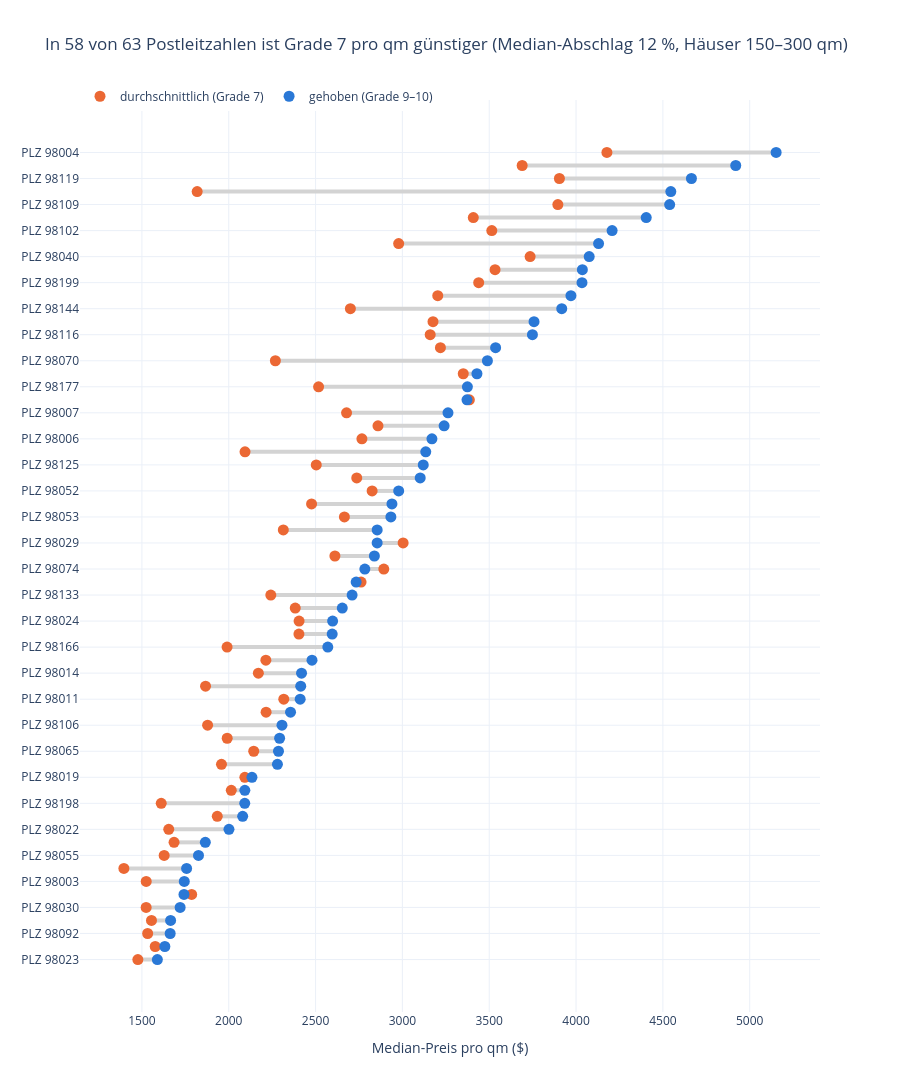

Notebook cell for this chart:
### Markdown cell above
---
## 8 · Fancy Visual: Preisvergleich je Postleitzahl
Für Häuser mit **150–300 qm** (die Größe, in der es beide Gruppen gibt) zeigt jede Zeile eine Postleitzahl: **orange = Grade 7, blau = gehoben**. Je länger die Verbindung, desto mehr spart man dort (interaktiv, auch als HTML in `output/`).

### Code cell
mittel = vergleich[vergleich["qm_living"].between(150, 300)]
plz = mittel.groupby(["zipcode", "gruppe"])["qm_preis"].agg(["median", "size"]).unstack()
plz = plz[(plz["size"] >= 5).all(axis=1)]
plz = pd.DataFrame({"g7": plz[("median", "durchschnittlich (7)")], "geh": plz[("median", "gehoben (9–10)")]})
plz["abschlag"] = 100 * (1 - plz["g7"] / plz["geh"])
plz = plz.sort_values("geh")
namen = "PLZ " + plz.index.astype(str)

fig = go.Figure()
for name, zeile in zip(namen, plz.itertuples()):
    fig.add_trace(go.Scatter(x=[zeile.g7, zeile.geh], y=[name, name], mode="lines",
                             line=dict(color="lightgray", width=4), showlegend=False, hoverinfo="skip"))
fig.add_trace(go.Scatter(x=plz["g7"], y=namen, mode="markers", name="durchschnittlich (Grade 7)",
                         marker=dict(size=11, color="#eb6834"), customdata=plz["abschlag"],
                         hovertemplate="%{y}<br>Grade 7: %{x:,.0f} $/qm<br>Abschlag: %{customdata:.0f} %<extra></extra>"))
fig.add_trace(go.Scatter(x=plz["geh"], y=namen, mode="markers", name="gehoben (Grade 9–10)",
                         marker=dict(size=11, color="#2a78d6"),
                         hovertemplate="%{y}<br>gehoben: %{x:,.0f} $/qm<extra></extra>"))
fig.update_layout(
    title=f"In {(plz['abschlag'] > 0).sum()} von {len(plz)} Postleitzahlen ist Grade 7 pro qm günstiger "
          f"(Median-Abschlag {plz['abschlag'].median():.0f} %, Häuser 150–300 qm)",
    xaxis_title="Median-Preis pro qm ($)", height=max(500, 22 * len(plz)), template="plotly_white",
    legend=dict(orientation="h", y=1.02, x=0),
)
fig.write_html("output/h3_easy_plz_vergleich.html")
fig.show()

### Figure 1 — Plotly figure (JSON) as saved in the notebook; plotly's stock layout.template omitted (floating-point values rounded to 4 significant figures)
{"data": [{"hoverinfo": "skip", "line": {"color": "lightgray", "width": 4}, "mode": "lines", "showlegend": false, "type": "scatter", "x": [1477.0, 1589.0], "y": ["PLZ 98023", "PLZ 98023"]}, {"hoverinfo": "skip", "line": {"color": "lightgray", "width": 4}, "mode": "lines", "showlegend": false, "type": "scatter", "x": [1577.0, 1632.0], "y": ["PLZ 98031", "PLZ 98031"]}, {"hoverinfo": "skip", "line": {"color": "lightgray", "width": 4}, "mode": "lines", "showlegend": false, "type": "scatter", "x": [1533.0, 1663.0], "y": ["PLZ 98092", "PLZ 98092"]}, {"hoverinfo": "skip", "line": {"color": "lightgray", "width": 4}, "mode": "lines", "showlegend": false, "type": "scatter", "x": [1555.0, 1665.0], "y": ["PLZ 98042", "PLZ 98042"]}, {"hoverinfo": "skip", "line": {"color": "lightgray", "width": 4}, "mode": "lines", "showlegend": false, "type": "scatter", "x": [1524.0, 1720.0], "y": ["PLZ 98030", "PLZ 98030"]}, {"hoverinfo": "skip", "line": {"color": "lightgray", "width": 4}, "mode": "lines", "showlegend": false, "type": "scatter", "x": [1786.0, 1742.0], "y": ["PLZ 98038", "PLZ 98038"]}, {"hoverinfo": "skip", "line": {"color": "lightgray", "width": 4}, "mode": "lines", "showlegend": false, "type": "scatter", "x": [1525.0, 1744.0], "y": ["PLZ 98003", "PLZ 98003"]}, {"hoverinfo": "skip", "line": {"color": "lightgray", "width": 4}, "mode": "lines", "showlegend": false, "type": "scatter", "x": [1396.0, 1757.0], "y": ["PLZ 98001", "PLZ 98001"]}, {"hoverinfo": "skip", "line": {"color": "lightgray", "width": 4}, "mode": "lines", "showlegend": false, "type": "scatter", "x": [1628.0, 1826.0], "y": ["PLZ 98055", "PLZ 98055"]}, {"hoverinfo": "skip", "line": {"color": "lightgray", "width": 4}, "mode": "lines", "showlegend": false, "type": "scatter", "x": [1685.0, 1865.0], "y": ["PLZ 98058", "PLZ 98058"]}, {"hoverinfo": "skip", "line": {"color": "lightgray", "width": 4}, "mode": "lines", "showlegend": false, "type": "scatter", "x": [1655.0, 2001.0], "y": ["PLZ 98022", "PLZ 98022"]}, {"hoverinfo": "skip", "line": {"color": "lightgray", "width": 4}, "mode": "lines", "showlegend": false, "type": "scatter", "x": [1934.0, 2080.0], "y": ["PLZ 98010", "PLZ 98010"]}, {"hoverinfo": "skip", "line": {"color": "lightgray", "width": 4}, "mode": "lines", "showlegend": false, "type": "scatter", "x": [1611.0, 2092.0], "y": ["PLZ 98198", "PLZ 98198"]}, {"hoverinfo": "skip", "line": {"color": "lightgray", "width": 4}, "mode": "lines", "showlegend": false, "type": "scatter", "x": [2015.0, 2093.0], "y": ["PLZ 98108", "PLZ 98108"]}, {"hoverinfo": "skip", "line": {"color": "lightgray", "width": 4}, "mode": "lines", "showlegend": false, "type": "scatter", "x": [2093.0, 2134.0], "y": ["PLZ 98019", "PLZ 98019"]}, {"hoverinfo": "skip", "line": {"color": "lightgray", "width": 4}, "mode": "lines", "showlegend": false, "type": "scatter", "x": [1958.0, 2280.0], "y": ["PLZ 98059", "PLZ 98059"]}, {"hoverinfo": "skip", "line": {"color": "lightgray", "width": 4}, "mode": "lines", "showlegend": false, "type": "scatter", "x": [2144.0, 2286.0], "y": ["PLZ 98065", "PLZ 98065"]}, {"hoverinfo": "skip", "line": {"color": "lightgray", "width": 4}, "mode": "lines", "showlegend": false, "type": "scatter", "x": [1991.0, 2293.0], "y": ["PLZ 98045", "PLZ 98045"]}, {"hoverinfo": "skip", "line": {"color": "lightgray", "width": 4}, "mode": "lines", "showlegend": false, "type": "scatter", "x": [1878.0, 2307.0], "y": ["PLZ 98106", "PLZ 98106"]}, {"hoverinfo": "skip", "line": {"color": "lightgray", "width": 4}, "mode": "lines", "showlegend": false, "type": "scatter", "x": [2215.0, 2356.0], "y": ["PLZ 98028", "PLZ 98028"]}, {"hoverinfo": "skip", "line": {"color": "lightgray", "width": 4}, "mode": "lines", "showlegend": false, "type": "scatter", "x": [2317.0, 2411.0], "y": ["PLZ 98011", "PLZ 98011"]}, {"hoverinfo": "skip", "line": {"color": "lightgray", "width": 4}, "mode": "lines", "showlegend": false, "type": "scatter", "x": [1866.0, 2414.0], "y": ["PLZ 98056", "PLZ 98056"]}, {"hoverinfo": "skip", "line": {"color": "lightgray", "width": 4}, "mode": "lines", "showlegend": false, "type": "scatter", "x": [2171.0, 2419.0], "y": ["PLZ 98014", "PLZ 98014"]}, {"hoverinfo": "skip", "line": {"color": "lightgray", "width": 4}, "mode": "lines", "showlegend": false, "type": "scatter", "x": [2214.0, 2479.0], "y": ["PLZ 98155", "PLZ 98155"]}, {"hoverinfo": "skip", "line": {"color": "lightgray", "width": 4}, "mode": "lines", "showlegend": false, "type": "scatter", "x": [1990.0, 2570.0], "y": ["PLZ 98166", "PLZ 98166"]}, {"hoverinfo": "skip", "line": {"color": "lightgray", "width": 4}, "mode": "lines", "showlegend": false, "type": "scatter", "x": [2404.0, 2596.0], "y": ["PLZ 98072", "PLZ 98072"]}, {"hoverinfo": "skip", "line": {"color": "lightgray", "width": 4}, "mode": "lines", "showlegend": false, "type": "scatter", "x": [2405.0, 2598.0], "y": ["PLZ 98024", "PLZ 98024"]}, {"hoverinfo": "skip", "line": {"color": "lightgray", "width": 4}, "mode": "lines", "showlegend": false, "type": "scatter", "x": [2383.0, 2654.0], "y": ["PLZ 98077", "PLZ 98077"]}, {"hoverinfo": "skip", "line": {"color": "lightgray", "width": 4}, "mode": "lines", "showlegend": false, "type": "scatter", "x": [2242.0, 2710.0], "y": ["PLZ 98133", "PLZ 98133"]}, {"hoverinfo": "skip", "line": {"color": "lightgray", "width": 4}, "mode": "lines", "showlegend": false, "type": "scatter", "x": [2762.0, 2734.0], "y": ["PLZ 98075", "PLZ 98075"]}, {"hoverinfo": "skip", "line": {"color": "lightgray", "width": 4}, "mode": "lines", "showlegend": false, "type": "scatter", "x": [2893.0, 2784.0], "y": ["PLZ 98074", "PLZ 98074"]}, {"hoverinfo": "skip", "line": {"color": "lightgray", "width": 4}, "mode": "lines", "showlegend": false, "type": "scatter", "x": [2611.0, 2839.0], "y": ["PLZ 98126", "PLZ 98126"]}, {"hoverinfo": "skip", "line": {"color": "lightgray", "width": 4}, "mode": "lines", "showlegend": false, "type": "scatter", "x": [3004.0, 2855.0], "y": ["PLZ 98029", "PLZ 98029"]}, {"hoverinfo": "skip", "line": {"color": "lightgray", "width": 4}, "mode": "lines", "showlegend": false, "type": "scatter", "x": [2314.0, 2855.0], "y": ["PLZ 98027", "PLZ 98027"]}, {"hoverinfo": "skip", "line": {"color": "lightgray", "width": 4}, "mode": "lines", "showlegend": false, "type": "scatter", "x": [2666, 2934.0], "y": ["PLZ 98053", "PLZ 98053"]}, {"hoverinfo": "skip", "line": {"color": "lightgray", "width": 4}, "mode": "lines", "showlegend": false, "type": "scatter", "x": [2477.0, 2940.0], "y": ["PLZ 98034", "PLZ 98034"]}, {"hoverinfo": "skip", "line": {"color": "lightgray", "width": 4}, "mode": "lines", "showlegend": false, "type": "scatter", "x": [2826.0, 2979.0], "y": ["PLZ 98052", "PLZ 98052"]}, {"hoverinfo": "skip", "line": {"color": "lightgray", "width": 4}, "mode": "lines", "showlegend": false, "type": "scatter", "x": [2737.0, 3103.0], "y": ["PLZ 98008", "PLZ 98008"]}, {"hoverinfo": "skip", "line": {"color": "lightgray", "width": 4}, "mode": "lines", "showlegend": false, "type": "scatter", "x": [2504.0, 3120.0], "y": ["PLZ 98125", "PLZ 98125"]}, {"hoverinfo": "skip", "line": {"color": "lightgray", "width": 4}, "mode": "lines", "showlegend": false, "type": "scatter", "x": [2094.0, 3134.0], "y": ["PLZ 98118", "PLZ 98118"]}, {"hoverinfo": "skip", "line": {"color": "lightgray", "width": 4}, "mode": "lines", "showlegend": false, "type": "scatter", "x": [2767.0, 3170.0], "y": ["PLZ 98006", "PLZ 98006"]}, {"hoverinfo": "skip", "line": {"color": "lightgray", "width": 4}, "mode": "lines", "showlegend": false, "type": "scatter", "x": [2859.0, 3240.0], "y": ["PLZ 98136", "PLZ 98136"]}, {"hoverinfo": "skip", "line": {"color": "lightgray", "width": 4}, "mode": "lines", "showlegend": false, "type": "scatter", "x": [2678.0, 3263.0], "y": ["PLZ 98007", "PLZ 98007"]}, {"hoverinfo": "skip", "line": {"color": "lightgray", "width": 4}, "mode": "lines", "showlegend": false, "type": "scatter", "x": [3385.0, 3372.0], "y": ["PLZ 98033", "PLZ 98033"]}, {"hoverinfo": "skip", "line": {"color": "lightgray", "width": 4}, "mode": "lines", "showlegend": false, "type": "scatter", "x": [2517.0, 3374.0], "y": ["PLZ 98177", "PLZ 98177"]}, {"hoverinfo": "skip", "line": {"color": "lightgray", "width": 4}, "mode": "lines", "showlegend": false, "type": "scatter", "x": [3350.0, 3429.0], "y": ["PLZ 98005", "PLZ 98005"]}, {"hoverinfo": "skip", "line": {"color": "lightgray", "width": 4}, "mode": "lines", "showlegend": false, "type": "scatter", "x": [2268.0, 3489.0], "y": ["PLZ 98070", "PLZ 98070"]}, {"hoverinfo": "skip", "line": {"color": "lightgray", "width": 4}, "mode": "lines", "showlegend": false, "type": "scatter", "x": [3219.0, 3537.0], "y": ["PLZ 98115", "PLZ 98115"]}, {"hoverinfo": "skip", "line": {"color": "lightgray", "width": 4}, "mode": "lines", "showlegend": false, "type": "scatter", "x": [3160.0, 3749.0], "y": ["PLZ 98116", "PLZ 98116"]}, {"hoverinfo": "skip", "line": {"color": "lightgray", "width": 4}, "mode": "lines", "showlegend": false, "type": "scatter", "x": [3176.0, 3758.0], "y": ["PLZ 98117", "PLZ 98117"]}, {"hoverinfo": "skip", "line": {"color": "lightgray", "width": 4}, "mode": "lines", "showlegend": false, "type": "scatter", "x": [2700.0, 3918.0], "y": ["PLZ 98144", "PLZ 98144"]}, {"hoverinfo": "skip", "line": {"color": "lightgray", "width": 4}, "mode": "lines", "showlegend": false, "type": "scatter", "x": [3203.0, 3970.0], "y": ["PLZ 98107", "PLZ 98107"]}, {"hoverinfo": "skip", "line": {"color": "lightgray", "width": 4}, "mode": "lines", "showlegend": false, "type": "scatter", "x": [3439.0, 4034.0], "y": ["PLZ 98199", "PLZ 98199"]}, {"hoverinfo": "skip", "line": {"color": "lightgray", "width": 4}, "mode": "lines", "showlegend": false, "type": "scatter", "x": [3533.0, 4036.0], "y": ["PLZ 98103", "PLZ 98103"]}, {"hoverinfo": "skip", "line": {"color": "lightgray", "width": 4}, "mode": "lines", "showlegend": false, "type": "scatter", "x": [3735.0, 4076.0], "y": ["PLZ 98040", "PLZ 98040"]}, {"hoverinfo": "skip", "line": {"color": "lightgray", "width": 4}, "mode": "lines", "showlegend": false, "type": "scatter", "x": [2978.0, 4130.0], "y": ["PLZ 98122", "PLZ 98122"]}, {"hoverinfo": "skip", "line": {"color": "lightgray", "width": 4}, "mode": "lines", "showlegend": false, "type": "scatter", "x": [3515.0, 4208.0], "y": ["PLZ 98102", "PLZ 98102"]}, {"hoverinfo": "skip", "line": {"color": "lightgray", "width": 4}, "mode": "lines", "showlegend": false, "type": "scatter", "x": [3408.0, 4404.0], "y": ["PLZ 98105", "PLZ 98105"]}, {"hoverinfo": "skip", "line": {"color": "lightgray", "width": 4}, "mode": "lines", "showlegend": false, "type": "scatter", "x": [3895.0, 4539.0], "y": ["PLZ 98109", "PLZ 98109"]}, {"hoverinfo": "skip", "line": {"color": "lightgray", "width": 4}, "mode": "lines", "showlegend": false, "type": "scatter", "x": [1818.0, 4546.0], "y": ["PLZ 98146", "PLZ 98146"]}, {"hoverinfo": "skip", "line": {"color": "lightgray", "width": 4}, "mode": "lines", "showlegend": false, "type": "scatter", "x": [3904.0, 4664.0], "y": ["PLZ 98119", "PLZ 98119"]}, {"hoverinfo": "skip", "line": {"color": "lightgray", "width": 4}, "mode": "lines", "showlegend": false, "type": "scatter", "x": [3690.0, 4919.0], "y": ["PLZ 98112", "PLZ 98112"]}, {"hoverinfo": "skip", "line": {"color": "lightgray", "width": 4}, "mode": "lines", "showlegend": false, "type": "scatter", "x": [4178.0, 5152.0], "y": ["PLZ 98004", "PLZ 98004"]}, {"customdata": [7.07, 3.399, 7.795, 6.607, 11.38, -2.536, 12.58, 20.56, 10.83, 9.649, 17.33, 7.033, 22.99, 3.734, 1.916, 14.13, 6.238, 13.17, 18.56, 5.978, 3.915, 22.7, 10.28, 10.71, 22.56, 7.377, 7.433, 10.2, 17.27, -1.032, -3.921, 8.006, -5.237, 18.93, 9.126, 15.74, 5.135, 11.78, 19.74, 33.2, 12.72, 11.76, 17.9, -0.399, 25.4, 2.298, 34.99, 8.984, 15.7, 15.48, 31.07, 19.32, 14.74, 12.46, 8.349, 27.88, 16.46, 22.61, 14.18, 60.0, 16.3, 25.0, 18.91], "hovertemplate": "%{y}<br>Grade 7: %{x:,.0f} $/qm<br>Abschlag: %{customdata:.0f} %<extra></extra>", "marker": {"color": "#eb6834", "size": 11}, "mode": "markers", "name": "durchschnittlich (Grade 7)", "type": "scatter", "x": [1477.0, 1577.0, 1533.0, 1555.0, 1524.0, 1786.0, 1525.0, 1396.0, 1628.0, 1685.0, 1655.0, 1934.0, 1611.0, 2015.0, 2093.0, 1958.0, 2144.0, 1991.0, 1878.0, 2215.0, 2317.0, 1866.0, 2171.0, 2214.0, 1990.0, 2404.0, 2405.0, 2383.0, 2242.0, 2762.0, 2893.0, 2611.0, 3004.0, 2314.0, 2666.0, 2477.0, 2826.0, 2737.0, 2504.0, 2094.0, 2767.0, 2859.0, 2678.0, 3385.0, 2517.0, 3350.0, 2268.0, 3219.0, 3160.0, 3176.0, 2700.0, 3203.0, 3439.0, 3533.0, 3735.0, 2978.0, 3515.0, 3408.0, 3895.0, 1818.0, 3904.0, 3690.0, 4178.0], "y": ["PLZ 98023", "PLZ 98031", "PLZ 98092", "PLZ 98042", "PLZ 98030", "PLZ 98038", "PLZ 98003", "PLZ 98001", "PLZ 98055", "PLZ 98058", "PLZ 98022", "PLZ 98010", "PLZ 98198", "PLZ 98108", "PLZ 98019", "PLZ 98059", "PLZ 98065", "PLZ 98045", "PLZ 98106", "PLZ 98028", "PLZ 98011", "PLZ 98056", "PLZ 98014", "PLZ 98155", "PLZ 98166", "PLZ 98072", "PLZ 98024", "PLZ 98077", "PLZ 98133", "PLZ 98075", "PLZ 98074", "PLZ 98126", "PLZ 98029", "PLZ 98027", "PLZ 98053", "PLZ 98034", "PLZ 98052", "PLZ 98008", "PLZ 98125", "PLZ 98118", "PLZ 98006", "PLZ 98136", "PLZ 98007", "PLZ 98033", "PLZ 98177", "PLZ 98005", "PLZ 98070", "PLZ 98115", "PLZ 98116", "PLZ 98117", "PLZ 98144", "PLZ 98107", "PLZ 98199", "PLZ 98103", "PLZ 98040", "PLZ 98122", "PLZ 98102", "PLZ 98105", "PLZ 98109", "PLZ 98146", "PLZ 98119", "PLZ 98112", "PLZ 98004"]}, {"hovertemplate": "%{y}<br>gehoben: %{x:,.0f} $/qm<extra></extra>", "marker": {"color": "#2a78d6", "size": 11}, "mode": "markers", "name": "gehoben (Grade 9–10)", "type": "scatter", "x": [1589.0, 1632.0, 1663.0, 1665.0, 1720.0, 1742.0, 1744.0, 1757.0, 1826.0, 1865.0, 2001.0, 2080.0, 2092.0, 2093.0, 2134.0, 2280.0, 2286.0, 2293.0, 2307.0, 2356.0, 2411.0, 2414.0, 2419.0, 2479.0, 2570.0, 2596.0, 2598.0, 2654.0, 2710.0, 2734.0, 2784.0, 2839.0, 2855.0, 2855.0, 2934.0, 2940.0, 2979.0, 3103.0, 3120.0, 3134.0, 3170.0, 3240.0, 3263.0, 3372.0, 3374.0, 3429.0, 3489.0, 3537.0, 3749.0, 3758.0, 3918.0, 3970.0, 4034.0, 4036.0, 4076.0, 4130.0, 4208.0, 4404.0, 4539.0, 4546.0, 4664.0, 4919.0, 5152.0], "y": ["PLZ 98023", "PLZ 98031", "PLZ 98092", "PLZ 98042", "PLZ 98030", "PLZ 98038", "PLZ 98003", "PLZ 98001", "PLZ 98055", "PLZ 98058", "PLZ 98022", "PLZ 98010", "PLZ 98198", "PLZ 98108", "PLZ 98019", "PLZ 98059", "PLZ 98065", "PLZ 98045", "PLZ 98106", "PLZ 98028", "PLZ 98011", "PLZ 98056", "PLZ 98014", "PLZ 98155", "PLZ 98166", "PLZ 98072", "PLZ 98024", "PLZ 98077", "PLZ 98133", "PLZ 98075", "PLZ 98074", "PLZ 98126", "PLZ 98029", "PLZ 98027", "PLZ 98053", "PLZ 98034", "PLZ 98052", "PLZ 98008", "PLZ 98125", "PLZ 98118", "PLZ 98006", "PLZ 98136", "PLZ 98007", "PLZ 98033", "PLZ 98177", "PLZ 98005", "PLZ 98070", "PLZ 98115", "PLZ 98116", "PLZ 98117", "PLZ 98144", "PLZ 98107", "PLZ 98199", "PLZ 98103", "PLZ 98040", "PLZ 98122", "PLZ 98102", "PLZ 98105", "PLZ 98109", "PLZ 98146", "PLZ 98119", "PLZ 98112", "PLZ 98004"]}], "layout": {"height": 1386, "legend": {"orientation": "h", "x": 0, "y": 1.02}, "title": {"text": "In 58 von 63 Postleitzahlen ist Grade 7 pro qm günstiger (Median-Abschlag 12 %, Häuser 150–300 qm)"}, "xaxis": {"title": {"text": "Median-Preis pro qm ($)"}}}}
